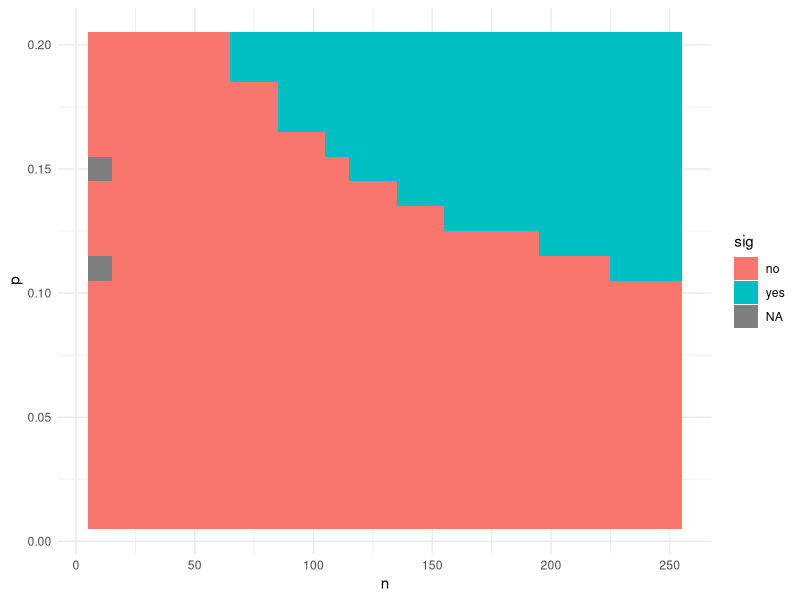
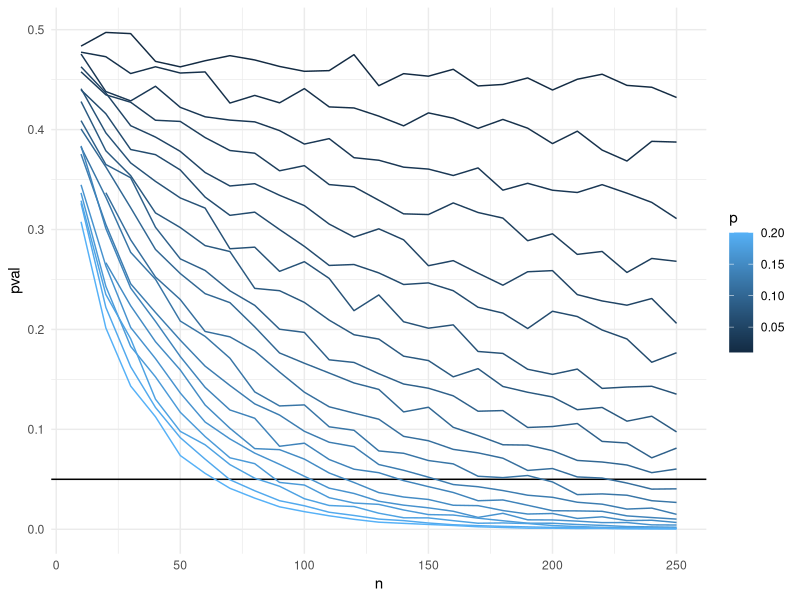
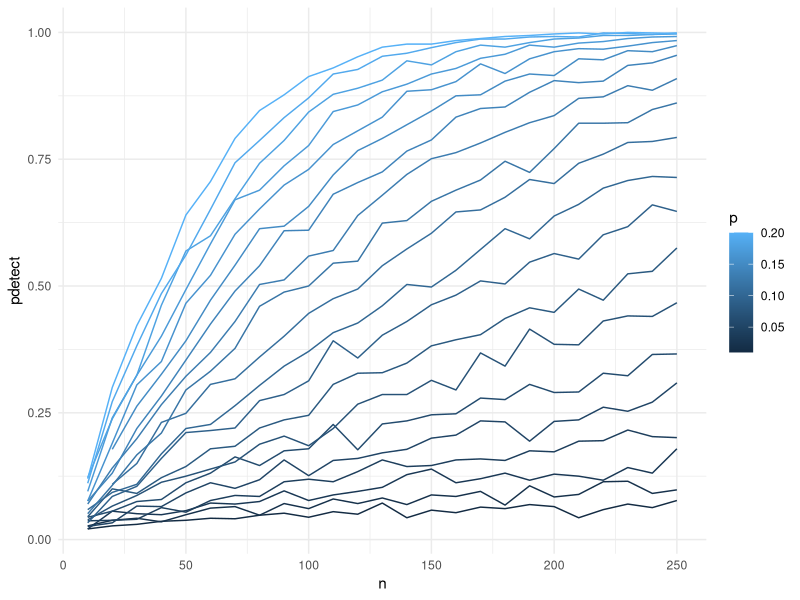

Source code (R) for these figures, in order:
library(tidyverse)

# Conduct power analysis
# p1 = prob of answering diff in level 1
# p2 = prob of answering diff in level 2
# n = number of subjects
p1 <- 0.6
p2_seq <- p1 + seq(0.01, 0.2, 0.01)
ntrials <- 1000
n_seq <- seq(10, 250, 10)
set.seed(359)
prob <- NULL
for (j in 1:length(n_seq)) {
  for (k in 1:length(p2_seq)) {
    n <- n_seq[j]
    p2 <- p2_seq[k]
    dif <- NULL; pval <- NULL; pdetect <- NULL
    for (i in 1:ntrials) {
      d1 <- rbinom(n, 1, p1)
      d2 <- rbinom(n, 1, p2)
      dif <- c(dif, (sum(d2)-sum(d1))/n)
      pval <- c(pval, prop.test(x=c(sum(d1), sum(d2)), n=c(n, n),
                        alternative="less")$p.value)
      pdetect <- c(pdetect,
                   ifelse(prop.test(x=c(sum(d1), sum(d2)), n=c(n, n),
                       alternative="less")$p.value < 0.05, 1, 0))
    }
    prob <- rbind(prob, cbind(n, p2, mean(dif), mean(pval), sum(pdetect)/ntrials))
  }
  cat(j, "\n")
}

prob_tb <- tibble(n = prob[,1],
                  p = prob[,2]-p1,
                  dif = prob[,3],
                  pval = prob[,4],
                  pdetect = prob[,5]
                  ) |>
  mutate(sig = ifelse(pval < 0.05, "yes", "no"))
ggplot(prob_tb, aes(x=n, y=p, fill=sig)) +
  geom_tile() +
  theme_minimal()

ggplot(prob_tb, aes(x=n, y=pval, group=p, colour=p)) +
  geom_hline(yintercept=0.05) +
  geom_line() +
  theme_minimal()

ggplot(prob_tb, aes(x=n, y=pdetect, group=p, colour=p)) +
  geom_line() +
  theme_minimal()
